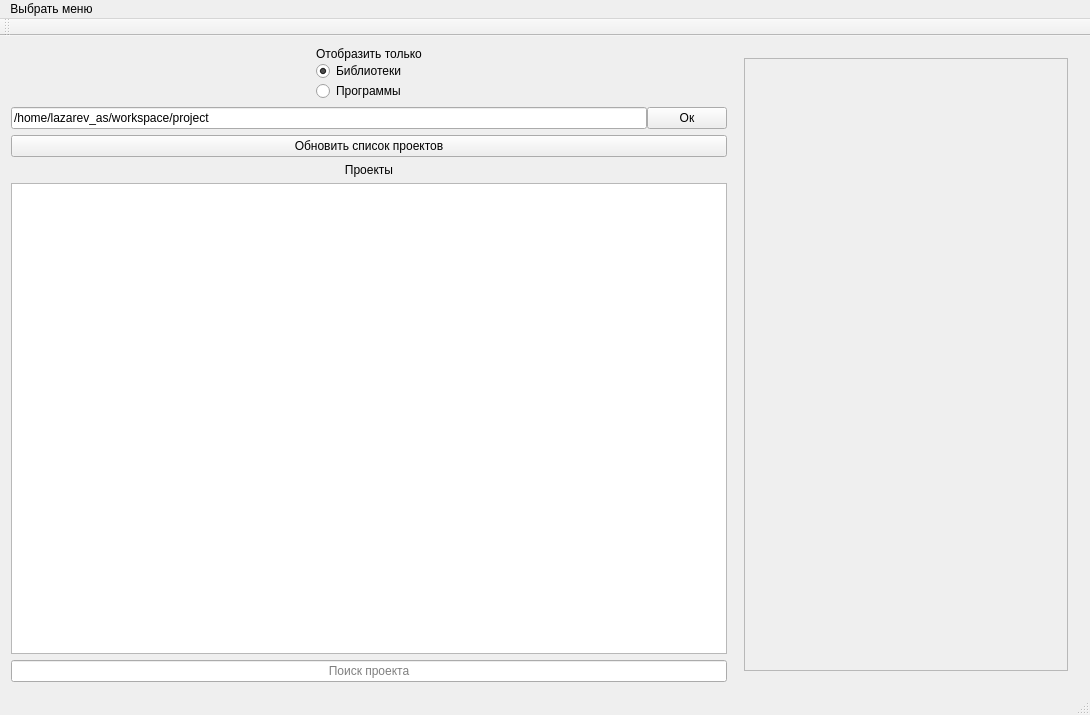
<?xml version="1.0" encoding="UTF-8"?>
<ui version="4.0">
 <class>MainWindow</class>
 <widget class="QMainWindow" name="MainWindow">
  <property name="geometry">
   <rect>
    <x>0</x>
    <y>0</y>
    <width>1090</width>
    <height>715</height>
   </rect>
  </property>
  <property name="cursor">
   <cursorShape>ArrowCursor</cursorShape>
  </property>
  <property name="windowTitle">
   <string>MainWindow</string>
  </property>
  <widget class="QWidget" name="centralWidget">
   <layout class="QGridLayout" name="gridLayout_2">
    <item row="0" column="2">
     <spacer name="horizontalSpacer_5">
      <property name="orientation">
       <enum>Qt::Horizontal</enum>
      </property>
      <property name="sizeHint" stdset="0">
       <size>
        <width>40</width>
        <height>20</height>
       </size>
      </property>
     </spacer>
    </item>
    <item row="0" column="1">
     <widget class="QWidget" name="widget" native="true">
      <property name="sizePolicy">
       <sizepolicy hsizetype="Preferred" vsizetype="Preferred">
        <horstretch>0</horstretch>
        <verstretch>0</verstretch>
       </sizepolicy>
      </property>
      <layout class="QVBoxLayout" name="verticalLayout_5">
       <property name="spacing">
        <number>0</number>
       </property>
       <property name="leftMargin">
        <number>0</number>
       </property>
       <property name="topMargin">
        <number>0</number>
       </property>
       <property name="rightMargin">
        <number>0</number>
       </property>
       <property name="bottomMargin">
        <number>0</number>
       </property>
       <item>
        <widget class="QLabel" name="label_5">
         <property name="sizePolicy">
          <sizepolicy hsizetype="Preferred" vsizetype="Fixed">
           <horstretch>0</horstretch>
           <verstretch>0</verstretch>
          </sizepolicy>
         </property>
         <property name="text">
          <string>Отобразить только</string>
         </property>
         <property name="alignment">
          <set>Qt::AlignCenter</set>
         </property>
        </widget>
       </item>
       <item>
        <widget class="QRadioButton" name="libs_radioButton">
         <property name="text">
          <string>Библиотеки</string>
         </property>
         <property name="checked">
          <bool>true</bool>
         </property>
        </widget>
       </item>
       <item>
        <widget class="QRadioButton" name="apps_radioButton">
         <property name="text">
          <string>Программы</string>
         </property>
        </widget>
       </item>
      </layout>
     </widget>
    </item>
    <item row="0" column="0">
     <spacer name="horizontalSpacer_6">
      <property name="orientation">
       <enum>Qt::Horizontal</enum>
      </property>
      <property name="sizeHint" stdset="0">
       <size>
        <width>40</width>
        <height>20</height>
       </size>
      </property>
     </spacer>
    </item>
    <item row="1" column="0" colspan="3">
     <layout class="QVBoxLayout" name="verticalLayout_7">
      <item>
       <layout class="QHBoxLayout" name="horizontalLayout_3">
        <property name="spacing">
         <number>0</number>
        </property>
        <item>
         <widget class="QLineEdit" name="basePath_lineEdit">
          <property name="text">
           <string>/home/lazarev_as/workspace/project</string>
          </property>
          <property name="placeholderText">
           <string>Директория с проектами</string>
          </property>
         </widget>
        </item>
        <item>
         <widget class="QPushButton" name="acceptBasePath_pushButton">
          <property name="text">
           <string>Ок</string>
          </property>
         </widget>
        </item>
       </layout>
      </item>
      <item>
       <widget class="QPushButton" name="update_pushButton">
        <property name="sizePolicy">
         <sizepolicy hsizetype="Preferred" vsizetype="Fixed">
          <horstretch>0</horstretch>
          <verstretch>0</verstretch>
         </sizepolicy>
        </property>
        <property name="minimumSize">
         <size>
          <width>0</width>
          <height>0</height>
         </size>
        </property>
        <property name="text">
         <string>Обновить список проектов</string>
        </property>
       </widget>
      </item>
      <item>
       <widget class="QLabel" name="label">
        <property name="sizePolicy">
         <sizepolicy hsizetype="Preferred" vsizetype="Fixed">
          <horstretch>0</horstretch>
          <verstretch>0</verstretch>
         </sizepolicy>
        </property>
        <property name="layoutDirection">
         <enum>Qt::LeftToRight</enum>
        </property>
        <property name="text">
         <string>Проекты</string>
        </property>
        <property name="alignment">
         <set>Qt::AlignCenter</set>
        </property>
       </widget>
      </item>
      <item>
       <widget class="QListWidget" name="projects_listWidget">
        <property name="focusPolicy">
         <enum>Qt::NoFocus</enum>
        </property>
        <property name="selectionMode">
         <enum>QAbstractItemView::ExtendedSelection</enum>
        </property>
        <property name="sortingEnabled">
         <bool>true</bool>
        </property>
       </widget>
      </item>
      <item>
       <widget class="QLineEdit" name="searchProject_lineEdit">
        <property name="alignment">
         <set>Qt::AlignCenter</set>
        </property>
        <property name="placeholderText">
         <string>Поиск проекта</string>
        </property>
       </widget>
      </item>
     </layout>
    </item>
    <item row="0" column="3" rowspan="2">
     <widget class="QStackedWidget" name="stackedWidget">
      <property name="sizePolicy">
       <sizepolicy hsizetype="Expanding" vsizetype="Expanding">
        <horstretch>0</horstretch>
        <verstretch>0</verstretch>
       </sizepolicy>
      </property>
      <property name="currentIndex">
       <number>2</number>
      </property>
      <widget class="QWidget" name="page">
       <layout class="QGridLayout" name="gridLayout_3">
        <item row="1" column="2">
         <spacer name="verticalSpacer">
          <property name="orientation">
           <enum>Qt::Vertical</enum>
          </property>
          <property name="sizeType">
           <enum>QSizePolicy::Expanding</enum>
          </property>
          <property name="sizeHint" stdset="0">
           <size>
            <width>20</width>
            <height>370</height>
           </size>
          </property>
         </spacer>
        </item>
        <item row="0" column="2">
         <layout class="QVBoxLayout" name="verticalLayout_13">
          <item>
           <widget class="QWidget" name="widget_4" native="true">
            <property name="sizePolicy">
             <sizepolicy hsizetype="Preferred" vsizetype="Preferred">
              <horstretch>0</horstretch>
              <verstretch>0</verstretch>
             </sizepolicy>
            </property>
            <layout class="QVBoxLayout" name="verticalLayout_12">
             <property name="spacing">
              <number>0</number>
             </property>
             <property name="leftMargin">
              <number>0</number>
             </property>
             <property name="topMargin">
              <number>0</number>
             </property>
             <property name="rightMargin">
              <number>0</number>
             </property>
             <property name="bottomMargin">
              <number>0</number>
             </property>
             <item>
              <widget class="QLabel" name="label_6">
               <property name="sizePolicy">
                <sizepolicy hsizetype="Preferred" vsizetype="Fixed">
                 <horstretch>0</horstretch>
                 <verstretch>0</verstretch>
                </sizepolicy>
               </property>
               <property name="text">
                <string>Архивирование</string>
               </property>
               <property name="alignment">
                <set>Qt::AlignCenter</set>
               </property>
              </widget>
             </item>
             <item>
              <widget class="QRadioButton" name="archiveAll_radioButton">
               <property name="text">
                <string>Все</string>
               </property>
              </widget>
             </item>
             <item>
              <widget class="QRadioButton" name="archiveSelected_radioButton">
               <property name="text">
                <string>Выбранные</string>
               </property>
              </widget>
             </item>
             <item>
              <widget class="QRadioButton" name="archiveCurrent_radioButton">
               <property name="text">
                <string>Текущий</string>
               </property>
               <property name="checked">
                <bool>true</bool>
               </property>
              </widget>
             </item>
             <item>
              <widget class="QCheckBox" name="autoName_checkBox">
               <property name="text">
                <string>Автозаполнение</string>
               </property>
              </widget>
             </item>
             <item>
              <widget class="QLineEdit" name="archivePath_lineEdit">
               <property name="text">
                <string>ProjectsArchive</string>
               </property>
               <property name="alignment">
                <set>Qt::AlignCenter</set>
               </property>
               <property name="placeholderText">
                <string>Путь для архива</string>
               </property>
              </widget>
             </item>
             <item>
              <widget class="QPushButton" name="archive_pushButton">
               <property name="text">
                <string>Архивировать</string>
               </property>
              </widget>
             </item>
            </layout>
           </widget>
          </item>
         </layout>
        </item>
        <item row="0" column="0" rowspan="2">
         <layout class="QVBoxLayout" name="verticalLayout_3">
          <property name="spacing">
           <number>4</number>
          </property>
          <property name="sizeConstraint">
           <enum>QLayout::SetDefaultConstraint</enum>
          </property>
          <item>
           <layout class="QVBoxLayout" name="verticalLayout_9">
            <item>
             <layout class="QVBoxLayout" name="verticalLayout_10"/>
            </item>
            <item>
             <widget class="QWidget" name="widget_2" native="true">
              <property name="sizePolicy">
               <sizepolicy hsizetype="Preferred" vsizetype="Preferred">
                <horstretch>0</horstretch>
                <verstretch>0</verstretch>
               </sizepolicy>
              </property>
              <layout class="QVBoxLayout" name="verticalLayout_11">
               <item>
                <widget class="QLabel" name="label_7">
                 <property name="sizePolicy">
                  <sizepolicy hsizetype="Preferred" vsizetype="Fixed">
                   <horstretch>0</horstretch>
                   <verstretch>0</verstretch>
                  </sizepolicy>
                 </property>
                 <property name="text">
                  <string>Сборка</string>
                 </property>
                 <property name="alignment">
                  <set>Qt::AlignCenter</set>
                 </property>
                </widget>
               </item>
               <item>
                <widget class="QRadioButton" name="buildAll_radioButton">
                 <property name="text">
                  <string>Все</string>
                 </property>
                 <property name="checked">
                  <bool>false</bool>
                 </property>
                </widget>
               </item>
               <item>
                <widget class="QRadioButton" name="buildCurrent_radioButton">
                 <property name="text">
                  <string>Выбранный</string>
                 </property>
                 <property name="checked">
                  <bool>true</bool>
                 </property>
                </widget>
               </item>
              </layout>
             </widget>
            </item>
            <item>
             <widget class="QWidget" name="widget_3" native="true">
              <property name="sizePolicy">
               <sizepolicy hsizetype="Preferred" vsizetype="Preferred">
                <horstretch>0</horstretch>
                <verstretch>0</verstretch>
               </sizepolicy>
              </property>
              <layout class="QVBoxLayout" name="verticalLayout_8">
               <item>
                <widget class="QLabel" name="label_8">
                 <property name="sizePolicy">
                  <sizepolicy hsizetype="Preferred" vsizetype="Fixed">
                   <horstretch>0</horstretch>
                   <verstretch>0</verstretch>
                  </sizepolicy>
                 </property>
                 <property name="text">
                  <string>Цель сборки</string>
                 </property>
                 <property name="alignment">
                  <set>Qt::AlignCenter</set>
                 </property>
                </widget>
               </item>
               <item>
                <widget class="QRadioButton" name="debugTarget_radioButton">
                 <property name="text">
                  <string>Debug</string>
                 </property>
                 <property name="checked">
                  <bool>true</bool>
                 </property>
                </widget>
               </item>
               <item>
                <widget class="QRadioButton" name="releaseTarget_radioButton">
                 <property name="text">
                  <string>Release</string>
                 </property>
                </widget>
               </item>
              </layout>
             </widget>
            </item>
            <item>
             <layout class="QVBoxLayout" name="verticalLayout_4">
              <item>
               <widget class="QPushButton" name="build_pushButton">
                <property name="text">
                 <string>Сборка</string>
                </property>
               </widget>
              </item>
              <item>
               <widget class="QPushButton" name="rebuild_pushButton">
                <property name="text">
                 <string>Пересобрать</string>
                </property>
               </widget>
              </item>
             </layout>
            </item>
           </layout>
          </item>
          <item>
           <spacer name="verticalSpacer_2">
            <property name="orientation">
             <enum>Qt::Vertical</enum>
            </property>
            <property name="sizeHint" stdset="0">
             <size>
              <width>20</width>
              <height>40</height>
             </size>
            </property>
           </spacer>
          </item>
          <item>
           <widget class="QLabel" name="label_4">
            <property name="sizePolicy">
             <sizepolicy hsizetype="Preferred" vsizetype="Fixed">
              <horstretch>0</horstretch>
              <verstretch>0</verstretch>
             </sizepolicy>
            </property>
            <property name="text">
             <string>Очистка</string>
            </property>
            <property name="alignment">
             <set>Qt::AlignCenter</set>
            </property>
           </widget>
          </item>
          <item>
           <widget class="QCheckBox" name="makeFiles_checkBox">
            <property name="focusPolicy">
             <enum>Qt::NoFocus</enum>
            </property>
            <property name="text">
             <string>Makefile</string>
            </property>
           </widget>
          </item>
          <item>
           <widget class="QCheckBox" name="qmakeStash_checkBox">
            <property name="text">
             <string>QMake Stash</string>
            </property>
           </widget>
          </item>
          <item>
           <widget class="QCheckBox" name="lib_checkBox">
            <property name="focusPolicy">
             <enum>Qt::NoFocus</enum>
            </property>
            <property name="text">
             <string>LIB</string>
            </property>
           </widget>
          </item>
          <item>
           <widget class="QCheckBox" name="bin_checkBox">
            <property name="focusPolicy">
             <enum>Qt::NoFocus</enum>
            </property>
            <property name="text">
             <string>BIN</string>
            </property>
           </widget>
          </item>
          <item>
           <widget class="QCheckBox" name="build_checkBox">
            <property name="focusPolicy">
             <enum>Qt::NoFocus</enum>
            </property>
            <property name="text">
             <string>BUILD</string>
            </property>
           </widget>
          </item>
          <item>
           <widget class="QPushButton" name="clean_pushButton">
            <property name="text">
             <string>Очистить</string>
            </property>
           </widget>
          </item>
          <item>
           <spacer name="verticalSpacer_3">
            <property name="orientation">
             <enum>Qt::Vertical</enum>
            </property>
            <property name="sizeHint" stdset="0">
             <size>
              <width>20</width>
              <height>40</height>
             </size>
            </property>
           </spacer>
          </item>
         </layout>
        </item>
        <item row="0" column="1">
         <spacer name="horizontalSpacer_4">
          <property name="orientation">
           <enum>Qt::Horizontal</enum>
          </property>
          <property name="sizeType">
           <enum>QSizePolicy::Preferred</enum>
          </property>
          <property name="sizeHint" stdset="0">
           <size>
            <width>40</width>
            <height>20</height>
           </size>
          </property>
         </spacer>
        </item>
        <item row="0" column="3">
         <spacer name="horizontalSpacer_3">
          <property name="orientation">
           <enum>Qt::Horizontal</enum>
          </property>
          <property name="sizeType">
           <enum>QSizePolicy::Preferred</enum>
          </property>
          <property name="sizeHint" stdset="0">
           <size>
            <width>40</width>
            <height>20</height>
           </size>
          </property>
         </spacer>
        </item>
       </layout>
      </widget>
      <widget class="QWidget" name="page_2">
       <layout class="QGridLayout" name="gridLayout">
        <item row="2" column="1">
         <layout class="QHBoxLayout" name="horizontalLayout_4">
          <property name="spacing">
           <number>2</number>
          </property>
          <item>
           <spacer name="horizontalSpacer_2">
            <property name="orientation">
             <enum>Qt::Horizontal</enum>
            </property>
            <property name="sizeHint" stdset="0">
             <size>
              <width>40</width>
              <height>20</height>
             </size>
            </property>
           </spacer>
          </item>
          <item>
           <layout class="QVBoxLayout" name="verticalLayout_6">
            <item>
             <layout class="QHBoxLayout" name="horizontalLayout_2">
              <property name="spacing">
               <number>2</number>
              </property>
              <item>
               <widget class="QPushButton" name="add_pushButton">
                <property name="text">
                 <string>Добавить</string>
                </property>
               </widget>
              </item>
              <item>
               <widget class="QPushButton" name="remove_pushButton">
                <property name="text">
                 <string>Убрать</string>
                </property>
               </widget>
              </item>
              <item>
               <widget class="QPushButton" name="saveChanges_pushButton">
                <property name="text">
                 <string>Сохранить</string>
                </property>
               </widget>
              </item>
             </layout>
            </item>
           </layout>
          </item>
          <item>
           <spacer name="horizontalSpacer">
            <property name="orientation">
             <enum>Qt::Horizontal</enum>
            </property>
            <property name="sizeHint" stdset="0">
             <size>
              <width>40</width>
              <height>20</height>
             </size>
            </property>
           </spacer>
          </item>
         </layout>
        </item>
        <item row="1" column="1">
         <layout class="QVBoxLayout" name="verticalLayout_2">
          <property name="spacing">
           <number>2</number>
          </property>
          <item>
           <widget class="QLabel" name="label_2">
            <property name="sizePolicy">
             <sizepolicy hsizetype="Preferred" vsizetype="Fixed">
              <horstretch>0</horstretch>
              <verstretch>0</verstretch>
             </sizepolicy>
            </property>
            <property name="text">
             <string>Подключенные библиотеки</string>
            </property>
            <property name="alignment">
             <set>Qt::AlignCenter</set>
            </property>
           </widget>
          </item>
          <item>
           <widget class="QListWidget" name="addedLibs_listWidget">
            <property name="sizePolicy">
             <sizepolicy hsizetype="Minimum" vsizetype="Preferred">
              <horstretch>0</horstretch>
              <verstretch>0</verstretch>
             </sizepolicy>
            </property>
           </widget>
          </item>
         </layout>
        </item>
        <item row="0" column="1">
         <layout class="QVBoxLayout" name="verticalLayout">
          <property name="spacing">
           <number>1</number>
          </property>
          <item>
           <widget class="QLabel" name="label_3">
            <property name="sizePolicy">
             <sizepolicy hsizetype="Minimum" vsizetype="Fixed">
              <horstretch>0</horstretch>
              <verstretch>0</verstretch>
             </sizepolicy>
            </property>
            <property name="text">
             <string>Доступные библиотеки</string>
            </property>
            <property name="alignment">
             <set>Qt::AlignCenter</set>
            </property>
           </widget>
          </item>
          <item>
           <widget class="QListWidget" name="avaliableLibs_listWidget">
            <property name="sizePolicy">
             <sizepolicy hsizetype="Minimum" vsizetype="Preferred">
              <horstretch>0</horstretch>
              <verstretch>0</verstretch>
             </sizepolicy>
            </property>
           </widget>
          </item>
          <item>
           <widget class="QLineEdit" name="search_lineEdit">
            <property name="alignment">
             <set>Qt::AlignCenter</set>
            </property>
            <property name="placeholderText">
             <string>Поиск библиотеки</string>
            </property>
           </widget>
          </item>
         </layout>
        </item>
       </layout>
      </widget>
      <widget class="QWidget" name="page_3">
       <layout class="QVBoxLayout" name="verticalLayout_14">
        <item>
         <widget class="QScrollArea" name="graph_scrollArea">
          <property name="cursor" stdset="0">
           <cursorShape>ArrowCursor</cursorShape>
          </property>
          <property name="mouseTracking">
           <bool>false</bool>
          </property>
          <property name="sizeAdjustPolicy">
           <enum>QAbstractScrollArea::AdjustIgnored</enum>
          </property>
          <property name="widgetResizable">
           <bool>true</bool>
          </property>
          <property name="alignment">
           <set>Qt::AlignBottom|Qt::AlignHCenter</set>
          </property>
          <widget class="QWidget" name="scrollAreaWidgetContents">
           <property name="geometry">
            <rect>
             <x>0</x>
             <y>0</y>
             <width>349</width>
             <height>614</height>
            </rect>
           </property>
          </widget>
         </widget>
        </item>
       </layout>
      </widget>
     </widget>
    </item>
   </layout>
  </widget>
  <widget class="QMenuBar" name="menuBar">
   <property name="geometry">
    <rect>
     <x>0</x>
     <y>0</y>
     <width>1090</width>
     <height>23</height>
    </rect>
   </property>
   <widget class="QMenu" name="menu">
    <property name="title">
     <string>Выбрать меню</string>
    </property>
    <addaction name="projectControl_action"/>
    <addaction name="depends_action"/>
    <addaction name="action"/>
   </widget>
   <addaction name="menu"/>
  </widget>
  <widget class="QToolBar" name="mainToolBar">
   <attribute name="toolBarArea">
    <enum>TopToolBarArea</enum>
   </attribute>
   <attribute name="toolBarBreak">
    <bool>false</bool>
   </attribute>
  </widget>
  <widget class="QStatusBar" name="statusBar"/>
  <action name="projectControl_action">
   <property name="text">
    <string>Управление проектом</string>
   </property>
  </action>
  <action name="depends_action">
   <property name="text">
    <string>Зависимости проекта</string>
   </property>
  </action>
  <action name="action">
   <property name="text">
    <string>Дерево зависимостей</string>
   </property>
  </action>
 </widget>
 <layoutdefault spacing="6" margin="11"/>
 <resources/>
 <connections/>
</ui>
